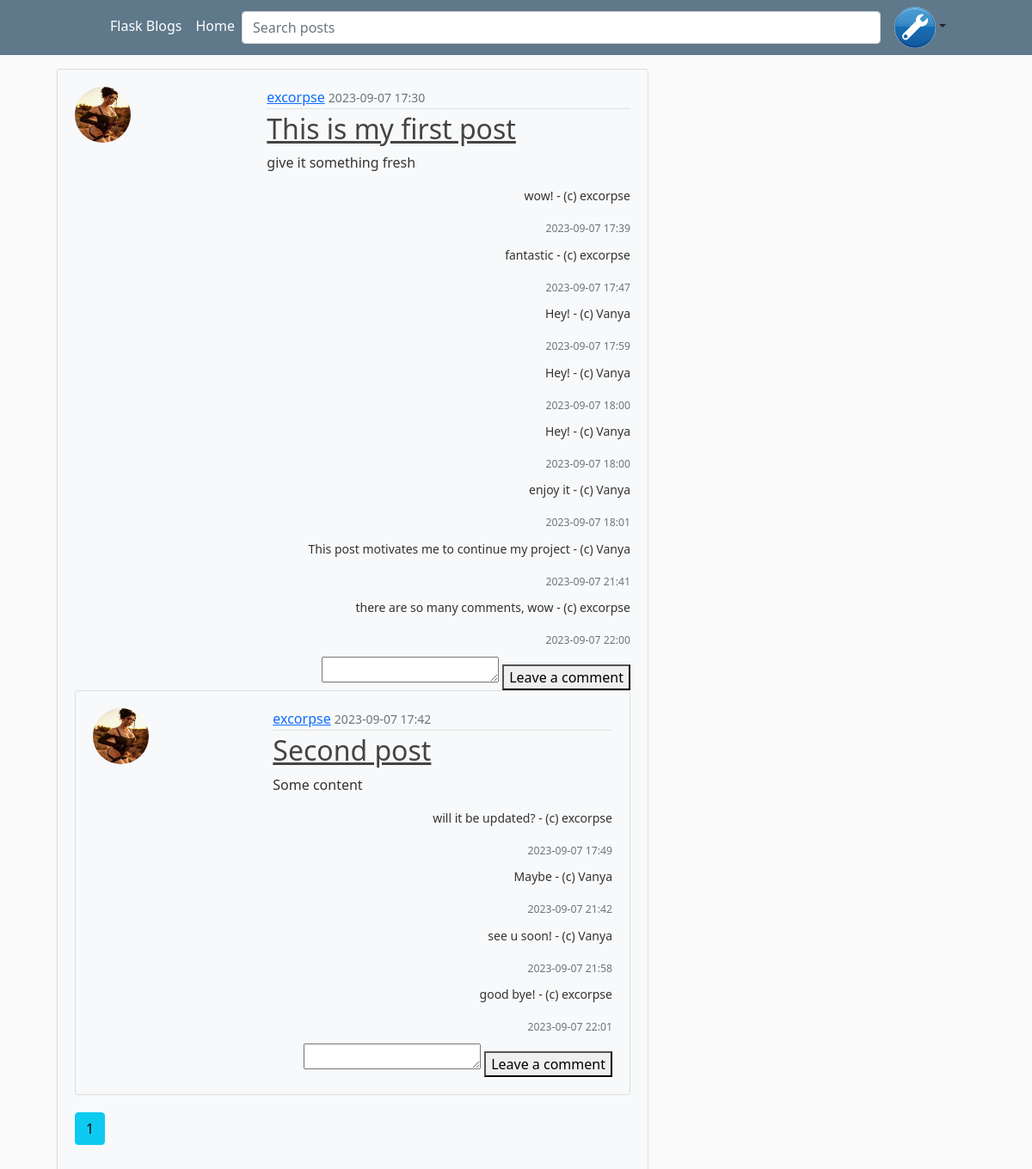
/post (signed in), run on the app's committed database.
### flaskblog/models.py (models this page shows, shortened)
class Post(db.Model):
    id = db.Column(db.Integer, primary_key=True)
    title = db.Column(db.String(100), nullable=False)
    date_posted = db.Column(db.DateTime, nullable=False, default=datetime.utcnow)
    content = db.Column(db.Text, nullable=False)
    user_id = db.Column(db.Integer, db.ForeignKey("user.id"), nullable=False)
    comments = db.relationship("Comment", backref="post")

class User(db.Model, UserMixin):
    id = db.Column(db.Integer, primary_key=True)
    user = db.Column(db.String(24), unique=True, nullable=False)
    email_field = db.Column(db.String(120), unique=True, nullable=False)
    image_file = db.Column(db.String(20), nullable=False, default="default.jpg")
    password_field = db.Column(db.String(60), nullable=False)
    posts = db.relationship("Post", backref="author", lazy=True)

class Comment(db.Model):
    id = db.Column(db.Integer, primary_key=True)
    content = db.Column(db.Text, nullable=False)
    date_posted = db.Column(db.DateTime, nullable=False, default=datetime.utcnow)
    author_id = db.Column(db.Integer, db.ForeignKey('user.id'), nullable=False)
    post_id = db.Column(db.Integer, db.ForeignKey('post.id'), nullable=False)
    author = db.relationship('User', backref=db.backref('comments', lazy=True))

### flaskblog/posts/routes.py (the view)
@posts.route("/post")
def post():
    page = request.args.get("page", 1, type=int)
    all_posts = Post.query.paginate(page=page, per_page=5)
    return render_template("posts.html", title="Posts", posts=all_posts)

### flaskblog/models.py (called while the page is built)
@login_manager.user_loader
def load_user(user_id):
    return User.query.get(int(user_id))

### flaskblog/templates/posts.html
{% extends "base.html"%}
{% block body %}
    <div class="container">
        {% for post in posts.items %}
            <div class="post-block">
                <article class="media content-section" style="background-color: #f8f9fa; padding: 20px;">
                    <div class="media-body">
                        <div class="row">
                            <div class="col-md-4">
                                <div class="image-container">
                                    <img class="rounded-circle article-img" src="{{ url_for('static', filename='img/' + post.author.image_file) }}">
                                </div>
                            </div>
                            <div class="col-md-8">
                                <div class="text-container">
                                    <div class="article-metadata">
                                        <a class="mr-2" href="{{ url_for('users.get_user_posts', username=post.author.user) }}">{{ post.author.user }}</a>
                                        <small class="text-muted">{{ post.date_posted.strftime("%Y-%m-%d %H:%M") }}</small>
                                    </div>
                                    <h2><a class="article-title" href="{{url_for('posts.get_post', post_id=post.id)}}">{{ post.title }}</a></h2>
                                    <p class="article-content">{{ post.content }}</p>
                                    {% for comment in post.comments %}
                                        <div class="comment-block">
                                            <div class="comment-content" style="text-align: right">
                                                <p>{{ comment.content }} - (c) {{comment.author.user}}</p>
                                                <small class="text-muted">{{ comment.date_posted.strftime("%Y-%m-%d %H:%M") }}</small>
                                            </div>
                                        </div>
                                    {% endfor %}
                                    <form method="POST" class="submit-btn" action="{{ url_for('posts.submit_comment', post_id=post.id) }}">
                                        <textarea name="content" rows="1"></textarea>
                                        <button type="submit">Leave a comment</button>
                                    </form>
                                </div>
                            </div>
                            {% endfor %}
                        </div>
                    </div>
                </article>
            </div>
    </div>
    {% for page_num in posts.iter_pages(left_edge=1, right_edge=1, left_current=2, right_current=2) %}
            {% if page_num %}
                {% if posts.page == page_num %}
                    <a class="btn btn-info mb-4" href="{{ url_for('posts.post', page=page_num) }}">{{ page_num }}</a>
                {% else %}
                    <a class="btn btn-outline-info mb-4" href="{{ url_for('posts.post', page=page_num) }}">{{ page_num }}</a>
                {% endif %}
            {% else %}
                ...
            {% endif %}
        {% endfor %}
{% endblock %}

### flaskblog/templates/base.html (shortened to what this page needs)
<!doctype html>
<html lang="en">
<head>
    <link href="https://cdn.jsdelivr.net/npm/bootstrap@5.0.2/dist/css/bootstrap.min.css" rel="stylesheet">
    <link rel="stylesheet" type="text/css" href="{{url_for('static', filename='css/main.css')}}">
</head>
<body>
    <div class="container">
        <header class="site-header">
            <nav class="navbar navbar-expand-md navbar-light bg-steel fixed-top">
                <ul class="nav col-12 col-lg-auto me-lg-auto mb-2 justify-content-center mb-md-1">
                    <li style="margin-left: 120px;"><a href="{{url_for('posts.post')}}" class="nav-link px-2 text-white">Flask Blogs</a></li>
                    <li><a href="{{url_for('main.homepage')}}" class="nav-link px-2 text-white">Home</a></li>
                </ul>
                {% if current_user.is_authenticated %}
                    <form class="w-100 me-3" action="/search">
                        <input type="search" class="form-control" name="query" placeholder="Search posts" aria-label="Search">
                    </form>
                    <div class="text-end" style="margin-right: 100px">
                        <div class="dropdown text-end">
                            <a href="#" class="d-block link-dark text-decoration-none dropdown-toggle" id="dropdownUser1" data-bs-toggle="dropdown" aria-expanded="false">
                                <img src="{{ url_for('static', filename='site_img/blog2.jpg') }}" alt="mdo" width="48" height="48" class="rounded-circle"></a>
                        </div>
                    </div>
                    {% else %}
                        <div class="text-end" style="margin-right: 100px">
                            <a href="{{url_for('users.login')}}"><button type="button" class="btn btn-outline-light me-2">Login</button></a>
                            <a href="{{url_for('users.register')}}"><button type="button" class="btn btn-warning">Sign-up</button></a>
                    {% endif %}
                        </div>
    <main role="main" class="container">
      <div class="row">
        <div class="col-md-8">
            {% block body %}
            {% endblock %}
        </div>
      </div>
    </main>
</body>
</html>

### flaskblog/static/css/main.css (style rules this page uses)
body { background: #fafafa; color: #333333; margin-top: 5rem; }
h1, h2, h3, h4, h5, h6 { color: #444444; }
.bg-steel { background-color: #5f788a; }
.content-section { background: #ffffff; padding: 10px 20px; border: 1px solid #dddddd; border-radius: 3px; margin-bottom: 20px; }
.article-title { color: #444444; }
.article-content { white-space: pre-line; }
.article-img { height: 65px; width: 65px; margin-right: 16px; }
.article-metadata { padding-bottom: 1px; margin-bottom: 4px; border-bottom: 1px solid #e3e3e3 }
.comment-content { font-size: 14px; margin-bottom: 10px; }
.submit-btn { text-align: right; }

### data on the page
Post: image_file (picture), author.user "excorpse", date_posted "2023-09-07 17:30", title "This is my first post", content "give it something fresh"
Comment: content "wow!", author.user "excorpse", date_posted "2023-09-07 17:39"
Comment: content "fantastic", author.user "excorpse", date_posted "2023-09-07 17:47"
Comment: content "Hey!", author.user "Vanya", date_posted "2023-09-07 17:59"
Comment: content "Hey!", author.user "Vanya", date_posted "2023-09-07 18:00"
Comment: content "Hey!", author.user "Vanya", date_posted "2023-09-07 18:00"
Comment: content "enjoy it", author.user "Vanya", date_posted "2023-09-07 18:01"
Comment: content "This post motivates me to continue my project", author.user "Vanya", date_posted "2023-09-07 21:41"
Comment: content "there are so many comments, wow", author.user "excorpse", date_posted "2023-09-07 22:00"
Post: image_file (picture), author.user "excorpse", date_posted "2023-09-07 17:42", title "Second post", content "Some content"
Comment: content "will it be updated?", author.user "excorpse", date_posted "2023-09-07 17:49"
Comment: content "Maybe", author.user "Vanya", date_posted "2023-09-07 21:42"
Comment: content "see u soon!", author.user "Vanya", date_posted "2023-09-07 21:58"
Comment: content "good bye!", author.user "excorpse", date_posted "2023-09-07 22:01"

### other printed values
{{ page_num }} "1"
